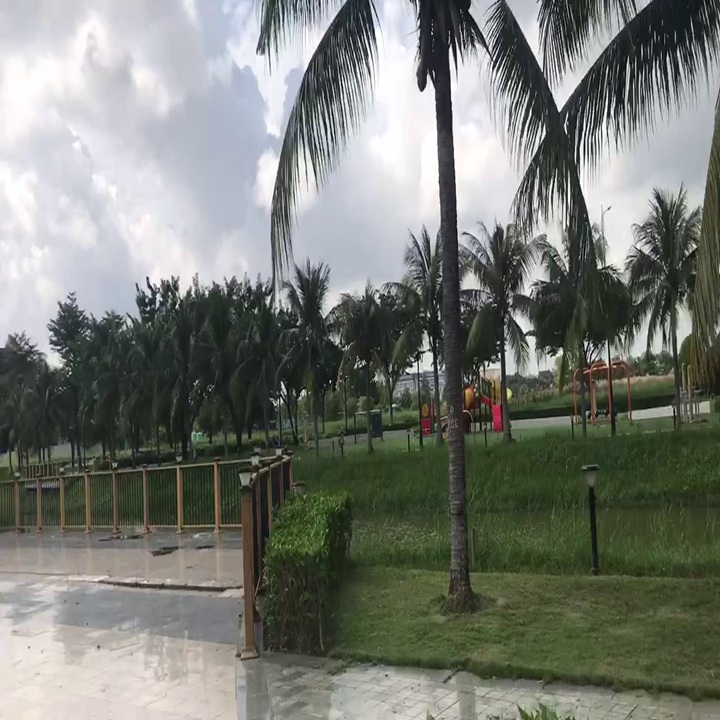
#> input picture imgs/frame_00122 - Copy.jpg, 720 x 720 px, found by its file name
$ python fisheye_lens_effect.py
#> lines starting #> are read from the running program, lines starting #| are printed output that depends on the picture
#> further down, img is the input picture: shape (720, 720, 3); mean B, G, R 116.6, 123.7, 120.1
import cv2
import numpy as np


def circular_fisheye_cut_only(
    img,
    alpha=2.0,
    cut_radius=0.85,          # 🔥 chỉ chỉnh giá trị này
    bg_color=(255, 255, 255)
):
    # ======================
    # 1. Make square
    # ======================
#> called with alpha = 2, cut_radius = 0.6, bg_color = (255, 255, 255)
    h, w = img.shape[:2]
#> h = 720; w = 720
    size = max(h, w)
#> size = 720
    canvas = np.ones((size, size, 3), dtype=np.uint8) * 255

    y0 = (size - h) // 2
#> y0 = 0
    x0 = (size - w) // 2
#> x0 = 0
    canvas[y0:y0+h, x0:x0+w] = img
    img = canvas

    h, w = img.shape[:2]
    cx, cy = w / 2, h / 2
#> cx = 360; cy = 360
    L = min(cx, cy)
#> L = 360

    # ======================
    # 2. Coordinate grid
    # ======================
    x, y = np.meshgrid(np.arange(w), np.arange(h))
    xn = (x - cx) / L
    yn = (y - cy) / L

    R = np.sqrt(xn**2 + yn**2)
    theta = np.arctan2(yn, xn)
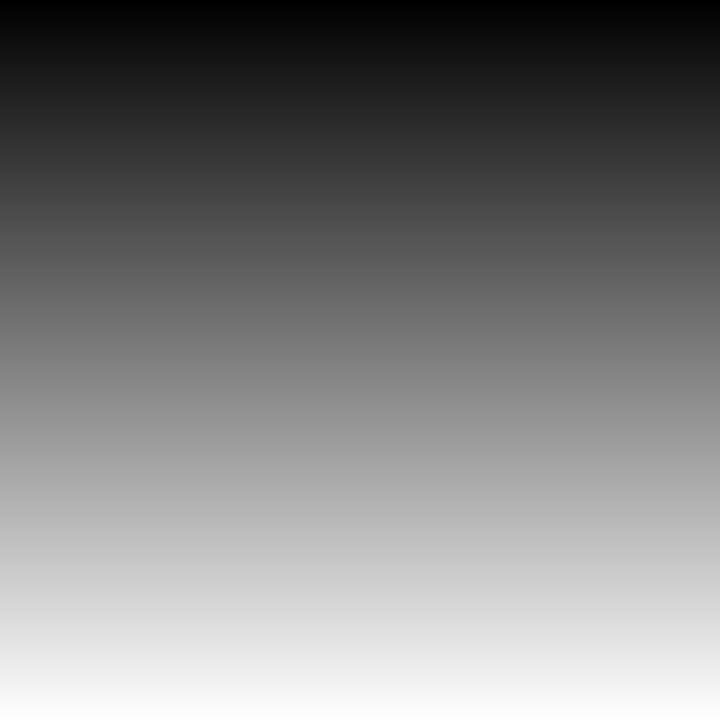
#> yn: shape (720, 720) float64; min -1, max 0.997, mean -0.00139; drawn with min black and max white

    # ======================
    # 3. ORIGINAL effect (UNCHANGED)
    # ======================
    R_new = R * (1 + alpha * R**2)
    R_new = np.minimum(R_new, 1.0)

    # ======================
    # 4. Remap
    # ======================
    map_x = L * R_new * np.cos(theta) + cx
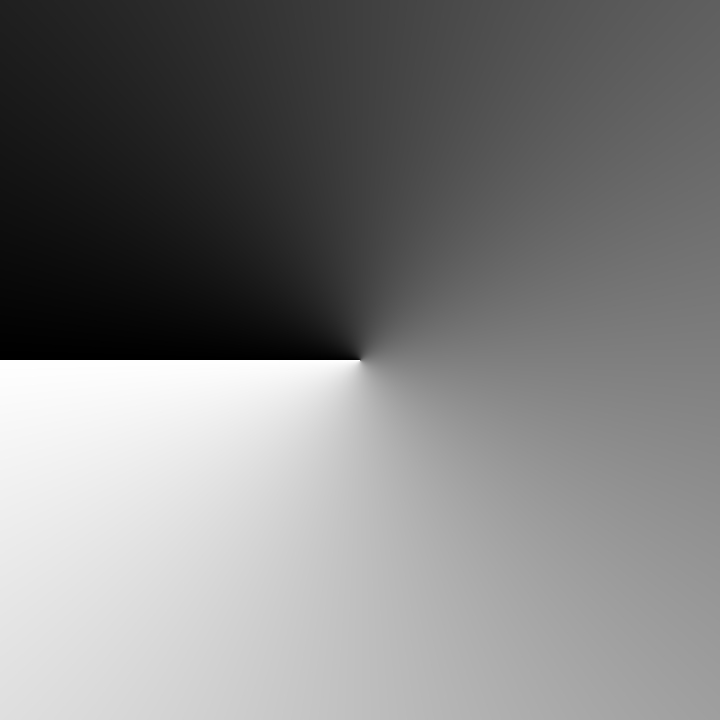
#> theta: shape (720, 720) float64; min -3.14, max 3.14, mean -1.52e-06; drawn with min black and max white
    map_y = L * R_new * np.sin(theta) + cy

    output = cv2.remap(
        img,
        map_x.astype(np.float32),
        map_y.astype(np.float32),
        interpolation=cv2.INTER_CUBIC,
        borderMode=cv2.BORDER_CONSTANT,
        borderValue=bg_color
    )
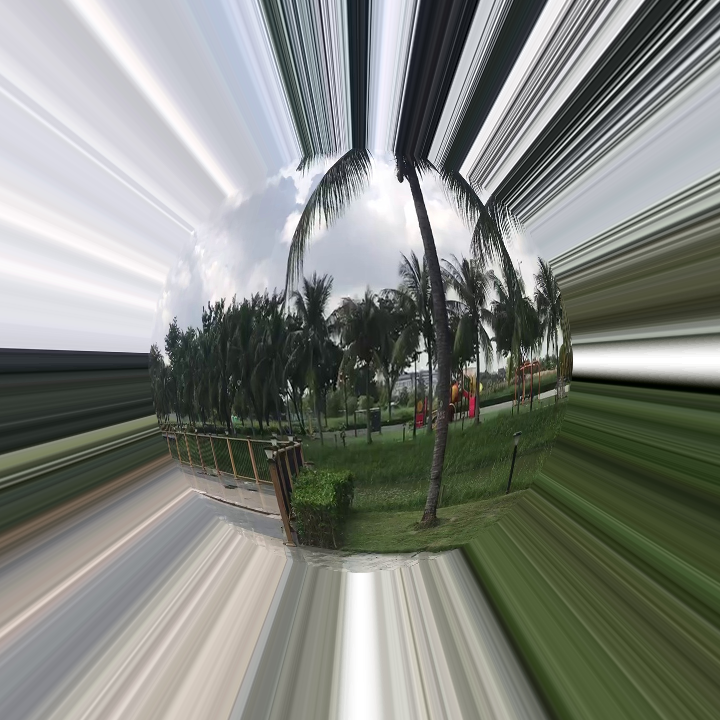
#> output: shape (720, 720, 3); mean B, G, R 127.2, 133.6, 130.2

    # ======================
    # 5. HARD circular cut (ONLY FIX)
    # ======================
    mask = (R <= cut_radius).astype(np.uint8)
    mask = cv2.merge([mask, mask, mask])

    output = output * mask + np.array(bg_color, dtype=np.uint8) * (1 - mask)
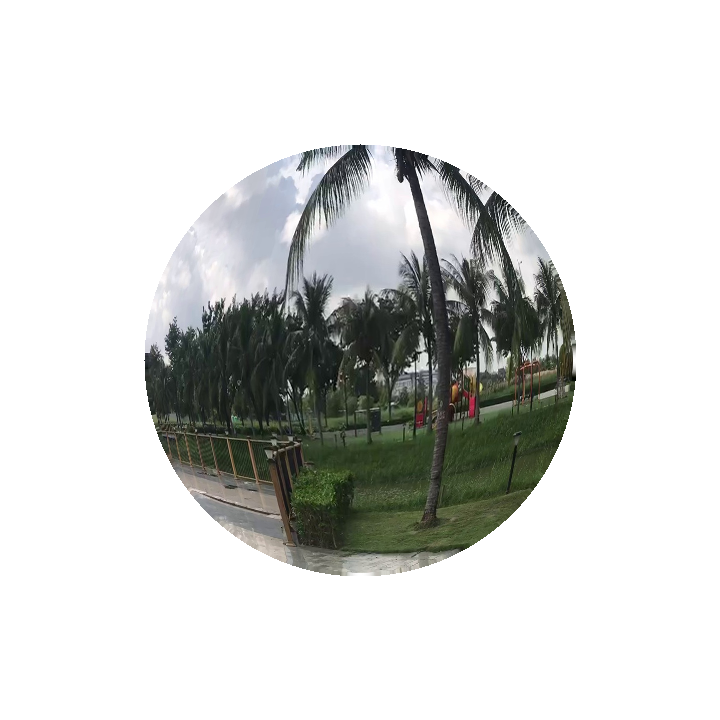
#> output: shape (720, 720, 3); mean B, G, R 211.5, 213.5, 212.2

    return output


# ======================
# MAIN
# ======================
if __name__ == "__main__":
    img = cv2.imread(r"F:\omnimvs_pytorch\frame_00122 - Copy.jpg")
    if img is None:
        raise IOError("Cannot read input image")

    result = circular_fisheye_cut_only(
        img,
        alpha=2.0,
        cut_radius=0.6  # 👈 giảm nếu còn tia
    )

    cv2.imshow("Circular Fisheye (Cut Only)", result)
    cv2.waitKey(0)
    cv2.destroyAllWindows()

    cv2.imwrite("output_cut_only.jpg", result)

$ run again, with imgs/house2.png saved as imgs/frame_00122 - Copy.jpg
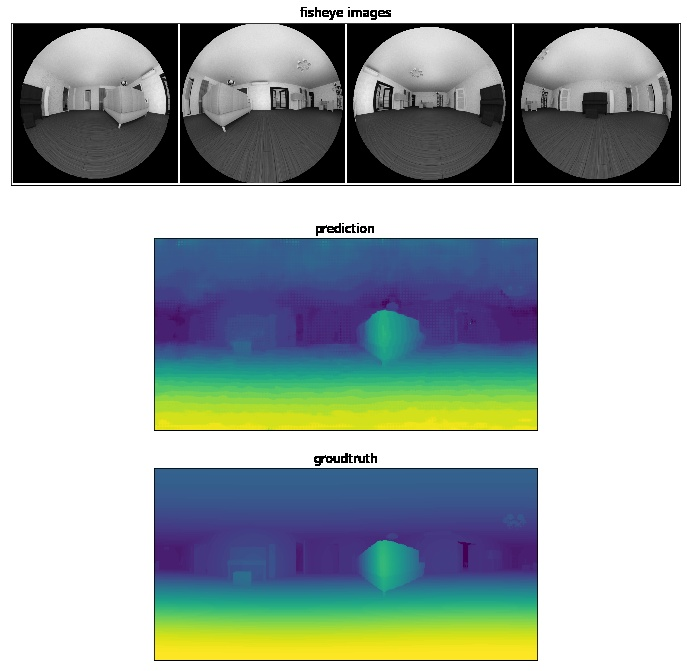
#> input picture imgs/house2.png, 687 x 671 px, found by its file name
#> img is the input picture: shape (671, 687, 3); mean B, G, R 169.6, 171.8, 161
#> in circular_fisheye_cut_only, `canvas[y0:y0+h, x0:x0+w] = img`:
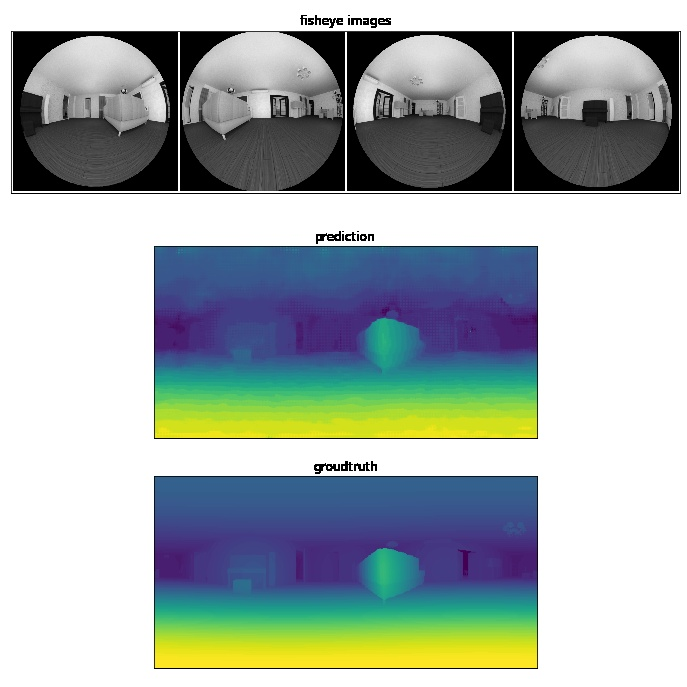
#> canvas: shape (687, 687, 3); mean B, G, R 171.6, 173.8, 163.2
#> in circular_fisheye_cut_only, `output = output * mask + np.array(bg_color, dtype=np.uint8) * (1 - mask)`:
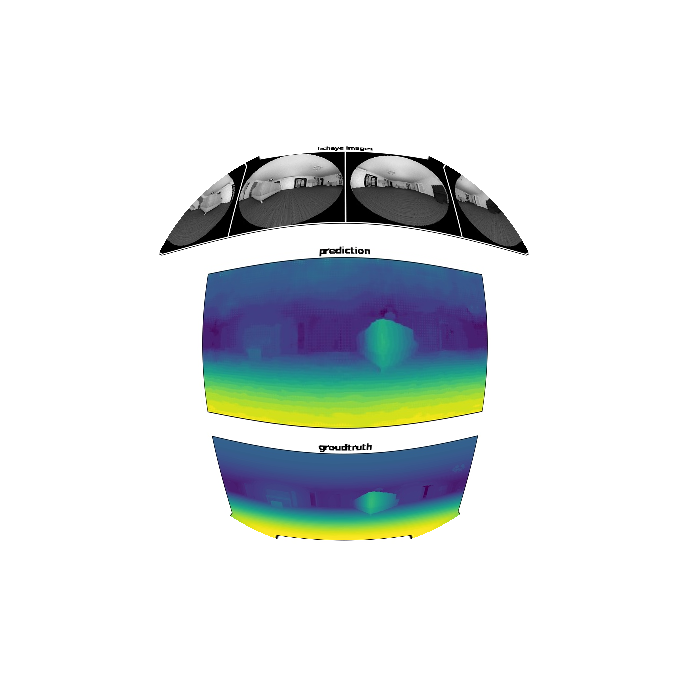
#> output: shape (687, 687, 3); mean B, G, R 227.3, 227, 222.1
